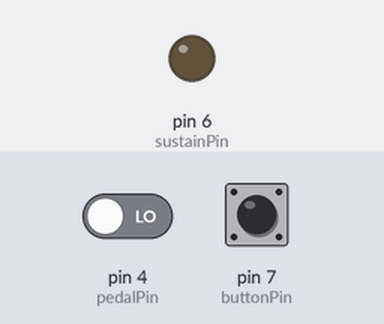
A sketch run on a simulated Arduino Uno, built with avr-gcc and run on an emulated ATmega328P. Shown: output pins drawn as LEDs (lit = HIGH). The test bench sets the inputs (shaded band); at power-on: pin 4 (pedalPin) LOW, pin 7 (buttonPin) LOW.

Above: at 1.2 s.
1.3 s: pin 4 (pedalPin) driven HIGH
Timing chart, 0 to 4.3 s (numbered marks = the images above; inputs shaded):
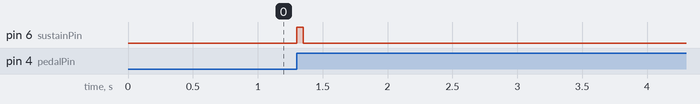

The sketch:

sustainPedal.ino
```cpp
const int pedalPin = 4;
const int buttonPin = 7;
const int sustainPin = 6;

int pedalLastState = 0;
int buttonLastState = 0;
int pedalState = 0;
int buttonState = 0;
int sustainState = 0;

int sustainPEDAL = 0;
int sustainBUTTON = 0;

void clickSustain(){
  digitalWrite(sustainPin, HIGH);
  delay(50);
  digitalWrite(sustainPin, LOW);
}

void setup() {
  pinMode(sustainPin, OUTPUT);
  pinMode(buttonPin, INPUT );
  pinMode(pedalPin, INPUT );
}

void loop() {
  pedalState = digitalRead(pedalPin);
  buttonState = digitalRead(buttonPin);

   if (pedalState != pedalLastState) { // SI EL PEDAL ESTA PULSADO = ENCENDER SUSTAIN
    clickSustain();
    sustainState = !sustainState;
    pedalLastState = pedalState;
  } else
  if (buttonState == HIGH && buttonLastState == LOW) { // SI EL PEDAL ESTA PULSADO = ENCENDER SUSTAIN
    clickSustain();
    sustainState = !sustainState;
    buttonLastState = HIGH;
  } else
  if (buttonState == LOW) {
    buttonLastState = LOW;
  }

  delay(10.0);

}
```

Measured:
- after the input at 1.3 s, pin 6 (sustainPin): LOW → HIGH at once, → LOW 0.05 s later
